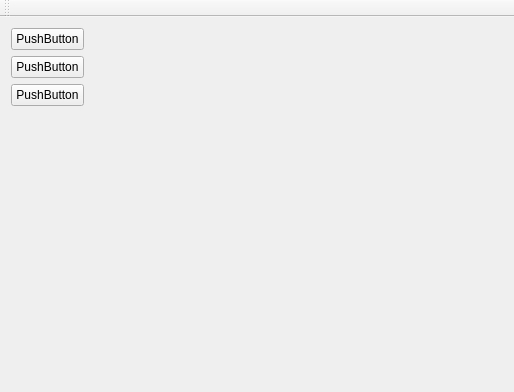
<?xml version="1.0" encoding="UTF-8"?>
<ui version="4.0">
 <class>MainWindow</class>
 <widget class="QMainWindow" name="MainWindow">
  <property name="geometry">
   <rect>
    <x>0</x>
    <y>0</y>
    <width>514</width>
    <height>392</height>
   </rect>
  </property>
  <property name="windowTitle">
   <string>MainWindow</string>
  </property>
  <widget class="QWidget" name="centralWidget">
   <widget class="QWidget" name="verticalLayoutWidget">
    <property name="geometry">
     <rect>
      <x>0</x>
      <y>0</y>
      <width>95</width>
      <height>100</height>
     </rect>
    </property>
    <layout class="QGridLayout" name="gridLayout">
     <item row="0" column="0">
      <widget class="QPushButton" name="pushButton">
       <property name="text">
        <string>PushButton</string>
       </property>
      </widget>
     </item>
     <item row="1" column="0">
      <widget class="QPushButton" name="pushButton_2">
       <property name="text">
        <string>PushButton</string>
       </property>
      </widget>
     </item>
     <item row="2" column="0">
      <widget class="QPushButton" name="pushButton_3">
       <property name="text">
        <string>PushButton</string>
       </property>
      </widget>
     </item>
    </layout>
   </widget>
  </widget>
  <widget class="QToolBar" name="mainToolBar">
   <attribute name="toolBarArea">
    <enum>TopToolBarArea</enum>
   </attribute>
   <attribute name="toolBarBreak">
    <bool>false</bool>
   </attribute>
  </widget>
  <action name="actionopen">
   <property name="text">
    <string>打开</string>
   </property>
  </action>
 </widget>
 <layoutdefault spacing="6" margin="11"/>
 <resources/>
 <connections/>
</ui>
